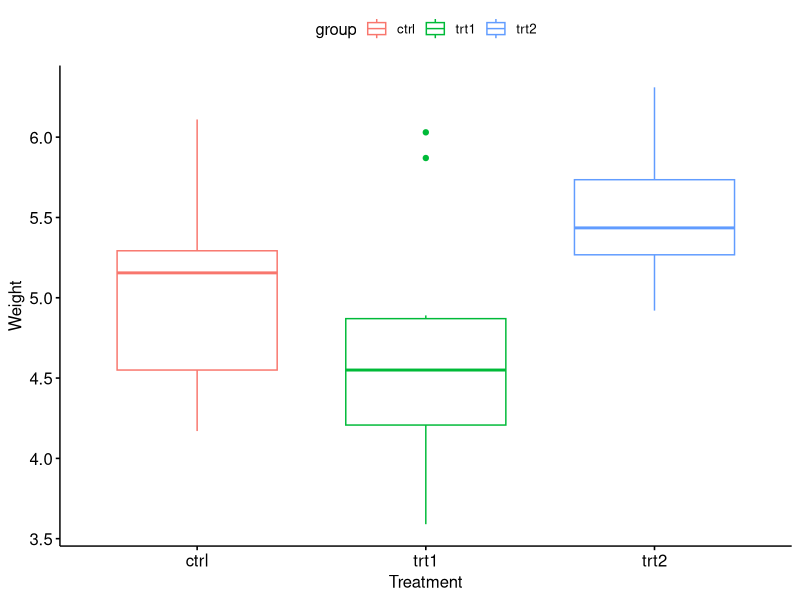
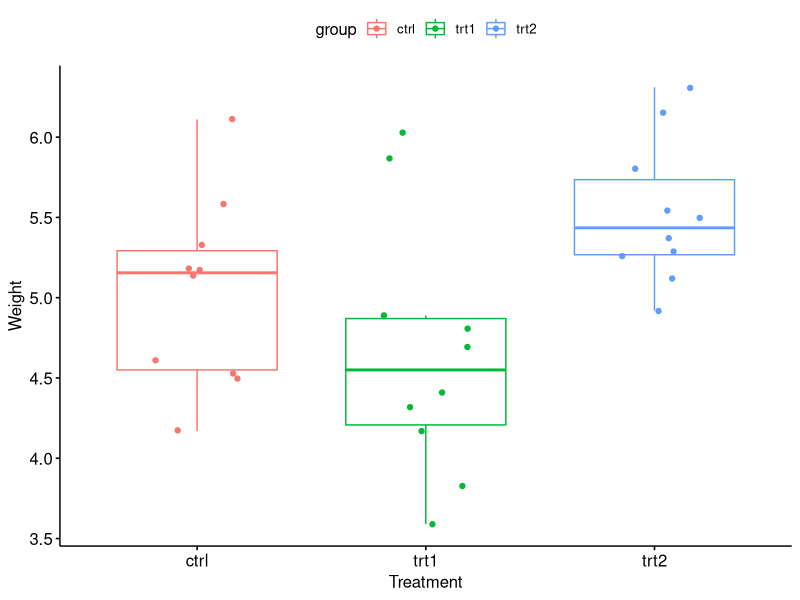
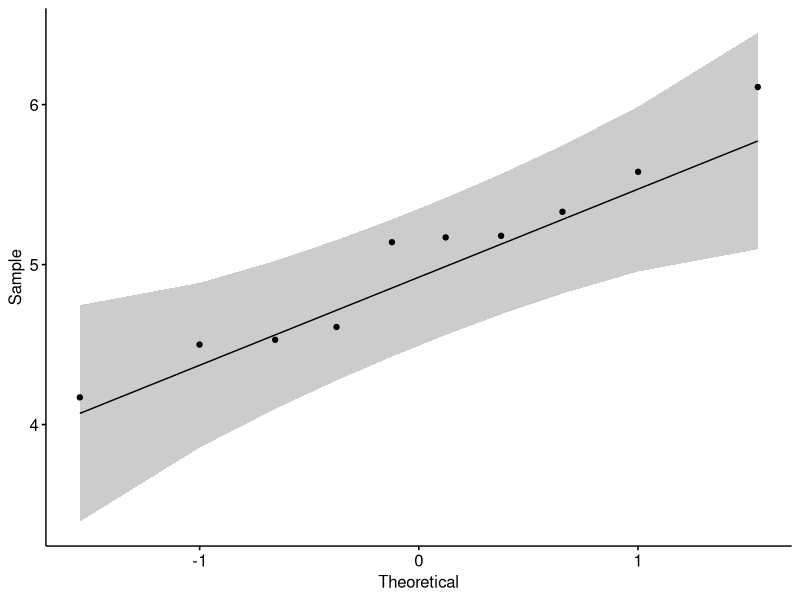
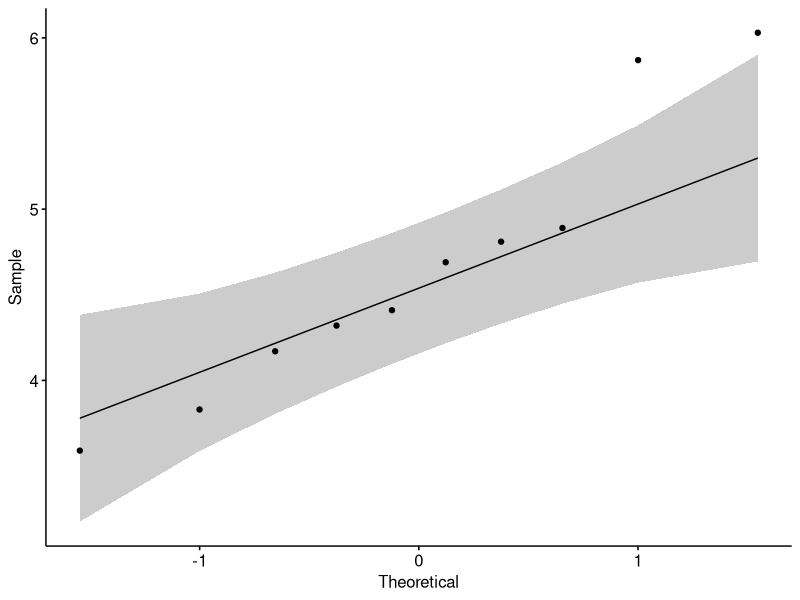
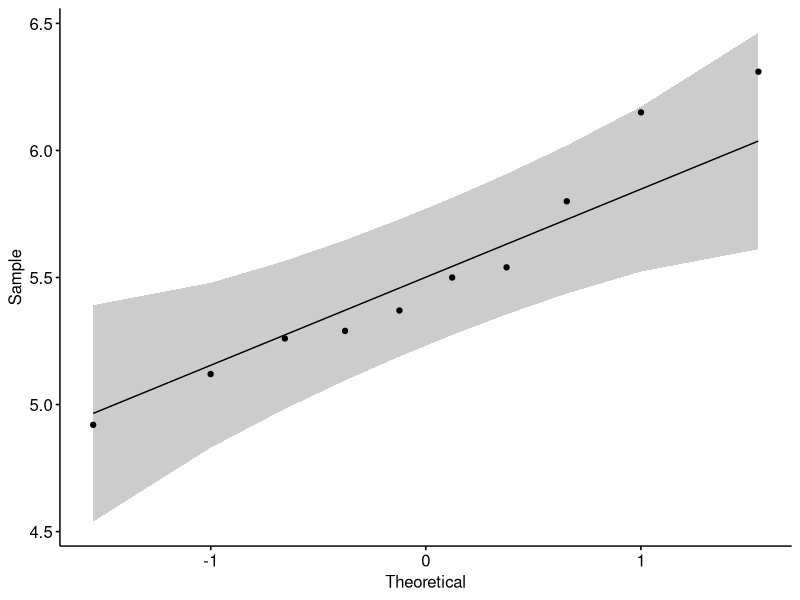
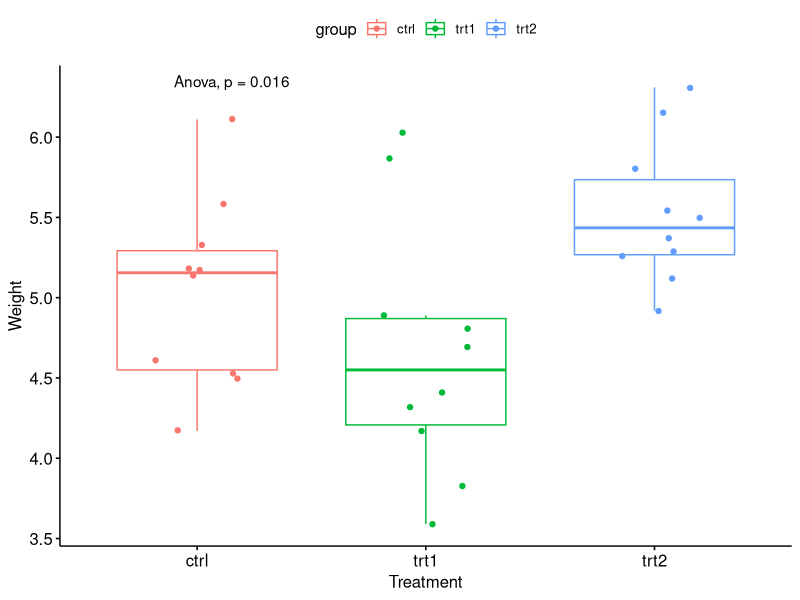
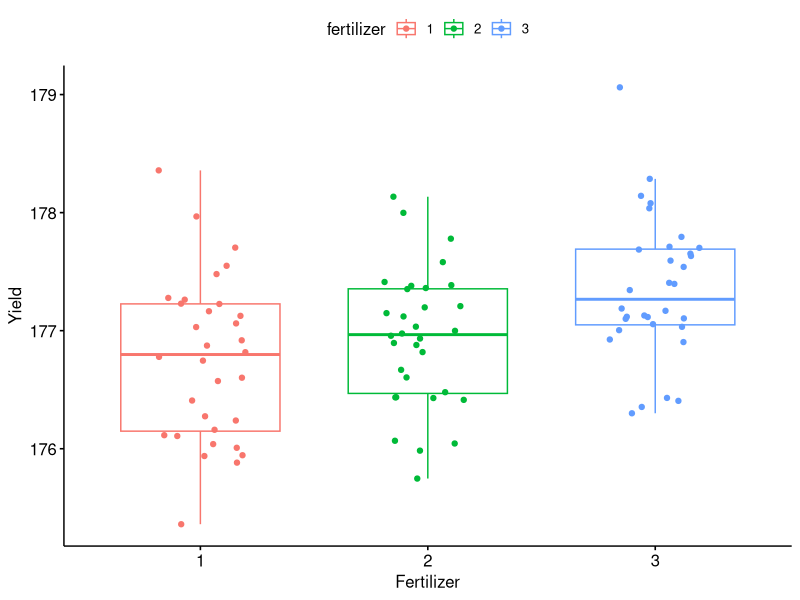
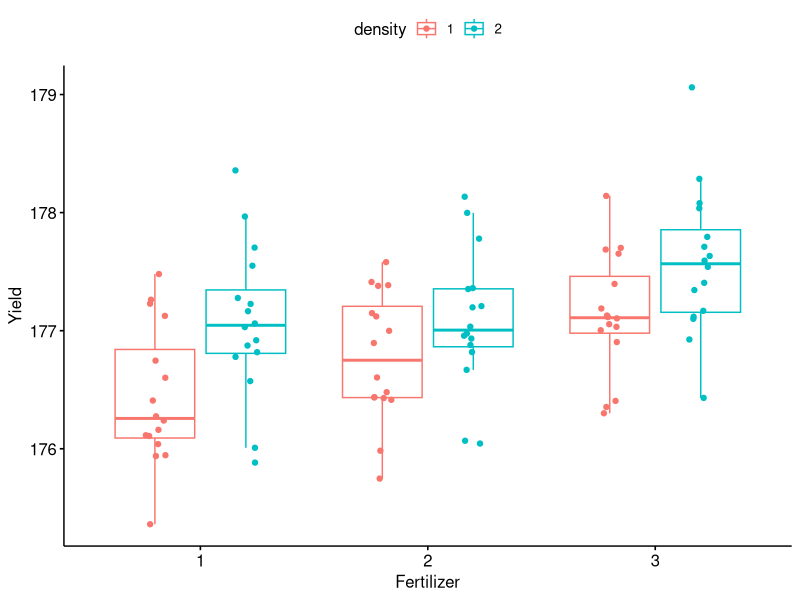

Reproduce these figures in R, in order.
# install.packages("ggpubr")

library(ggpubr)

# one-way ANOVA -----------------------------------------------------------
data(PlantGrowth)
?PlantGrowth

summary(PlantGrowth$weight[PlantGrowth$group == "ctrl"])
summary(PlantGrowth$weight[PlantGrowth$group == "trt1"])
summary(PlantGrowth$weight[PlantGrowth$group == "trt2"])

ggboxplot(PlantGrowth, x = "group", y = "weight", 
          color = "group", 
          order = c("ctrl", "trt1", "trt2"),
          ylab = "Weight", xlab = "Treatment")

# add jitter
g <- ggboxplot(PlantGrowth, x = "group", y = "weight", 
               color = "group", 
               order = c("ctrl", "trt1", "trt2"),
               ylab = "Weight", xlab = "Treatment", add = "jitter")
g

# check normality of outcome
ggqqplot(PlantGrowth$weight[PlantGrowth$group == "ctrl"])
ggqqplot(PlantGrowth$weight[PlantGrowth$group == "trt1"])
ggqqplot(PlantGrowth$weight[PlantGrowth$group == "trt2"])

res.aov <- aov(weight ~ group, data = PlantGrowth)
summary(res.aov)

g + stat_compare_means(method = "aov")

# The Df column displays the degrees of freedom for
# the independent variable (the number of levels in the variable minus 1),
# and the degrees of freedom for the residuals (the total number of observations
# minus one and minus the number of levels in the independent variables).
# The Sum Sq column displays the sum of squares (a.k.a. the total variation between
# the group means and the overall mean).
# The Mean Sq column is the mean of the sum of squares, calculated by dividing the
# sum of squares by the degrees of freedom for each parameter.
# The F-value column is the test statistic from the F test. This is the mean square 
# of each independent variable divided by the mean square of the residuals. The larger
# the F value, the more likely it is that the variation caused by the 
# independent variable is real and not due to chance.
# The Pr(>F) column is the p-value of the F-statistic. This shows how likely it is
# that the F-value calculated from the test would have occurred if the null 
# hypothesis of no difference among group means were true.


# Tukey Honest Significant Differences
TukeyHSD(res.aov)

### Alternative
fit_lm <- lm(weight ~ group, data = PlantGrowth)
summary(fit_lm)

anova(fit_lm)

PlantGrowth$group
PlantGrowth$group <- relevel(PlantGrowth$group, ref = 2)
PlantGrowth$group
fit_lm2 <- lm(weight ~ group, data = PlantGrowth)
summary(fit_lm2)

PlantGrowth$group <- relevel(PlantGrowth$group, ref = 2)

# Kruskal-Wallis rank-sum test --------------------------------------------
kruskal.test(weight ~ group, data = PlantGrowth)
# As the p-value is less than the significance level 0.05, 
# we can conclude that there are significant differences between groups.

# Ex2 one way ANOVA -------------------------------------------------------

# Our sample dataset contains observations from a study of the 
# effects of fertilizer type and planting density on crop yield.

crop.data <- read.csv("crop_data.csv", header = TRUE)
head(crop.data)

crop.data$density <- as.factor(crop.data$density)
crop.data$fertilizer <- as.factor(crop.data$fertilizer)

summary(crop.data)

# Is there a difference of crop yield between the 3 types of fertilizer?
ggboxplot(data = crop.data, x = "fertilizer", y = "yield", 
          color = "fertilizer", 
          order = c("1", "2", "3"),
          ylab = "Yield", xlab = "Fertilizer", add = "jitter")

one.way <- aov(yield ~ fertilizer, data = crop.data)

summary(one.way)

# Tukey Honest Significant Differences test
TukeyHSD(one.way)


# two way ANOVA -----------------------------------------------------------
# In the two-way ANOVA, we add an additional independent variable: planting density. 
# We test the effects of 3 types of fertilizer and 2 different planting densities on crop yield.
ggboxplot(crop.data, x = "fertilizer", y = "yield", 
          color = "density", 
          order = c("1", "2", "3"),
          ylab = "Yield", xlab = "Fertilizer", add = "jitter")

two.way <- aov(yield ~ fertilizer + density, data = crop.data)

summary(two.way)
# both planting density and fertilizer have statistically significant effect (p-values < 0.001)

# Tukey Honest Significant Differences test
tukey.two.way <- TukeyHSD(two.way)

tukey.two.way
# there are statistically significant differences (p < 0.05) between 
# fertilizer groups 3 and 1 and between fertilizer types 3 and 2, but the
# difference between fertilizer groups 2 and 1 is not statistically significant.
# There is also a significant difference between the two different levels of planting density.

# test whether two variables have an interaction effect in ANOVA
interaction <- aov(yield ~ fertilizer*density, data = crop.data)

summary(interaction)
# there is no significant variation that can be explained by the interaction between fertilizer and planting density

tukey.interaction <- TukeyHSD(interaction)

tukey.interaction$fertilizer
tukey.interaction$density
tukey.interaction$`fertilizer:density`


### Alternatively
fit_lm3 <- lm(yield ~ fertilizer*density, data = crop.data)
summary(fit_lm3)
